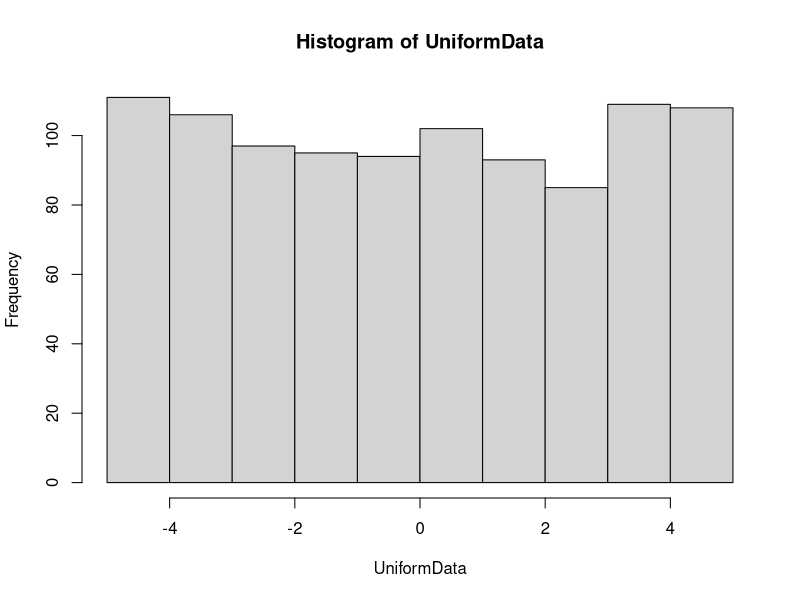
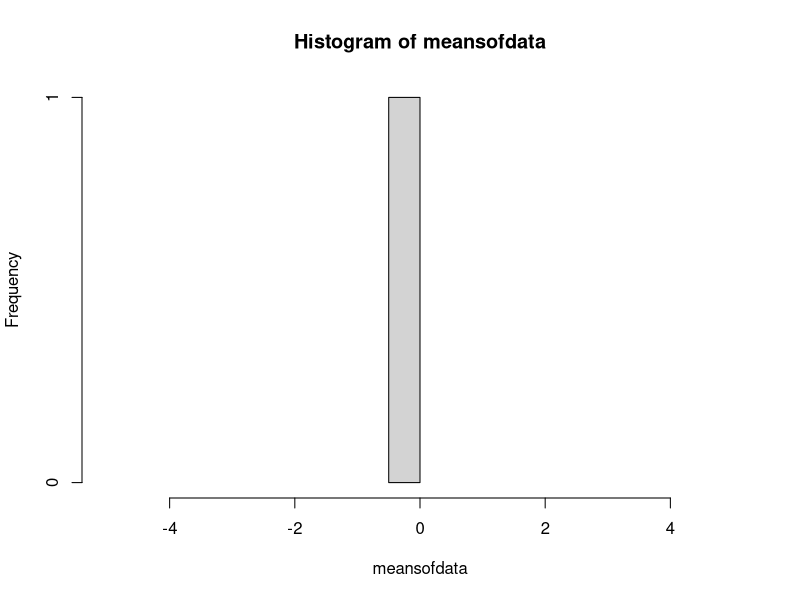
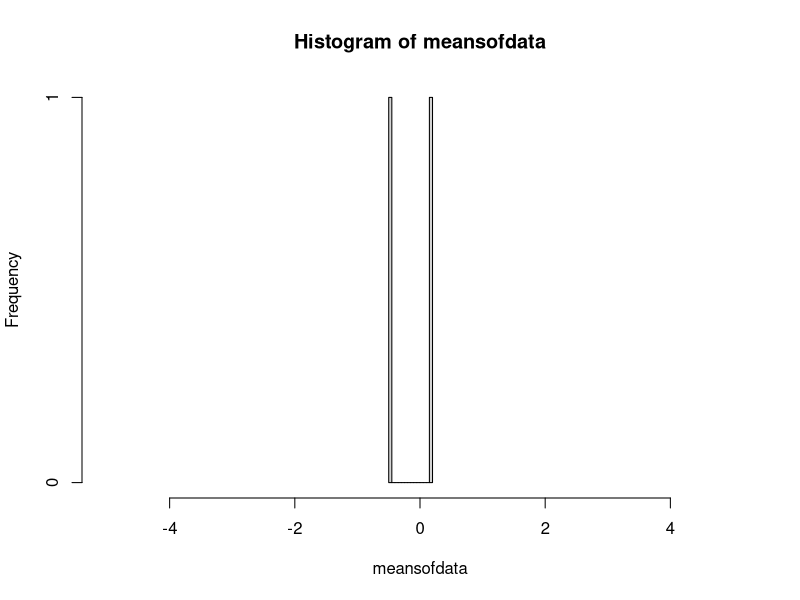
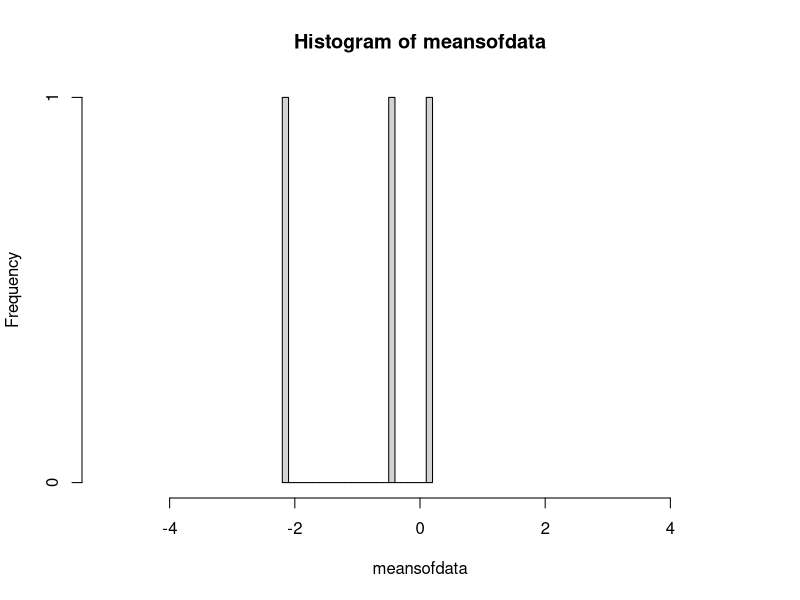
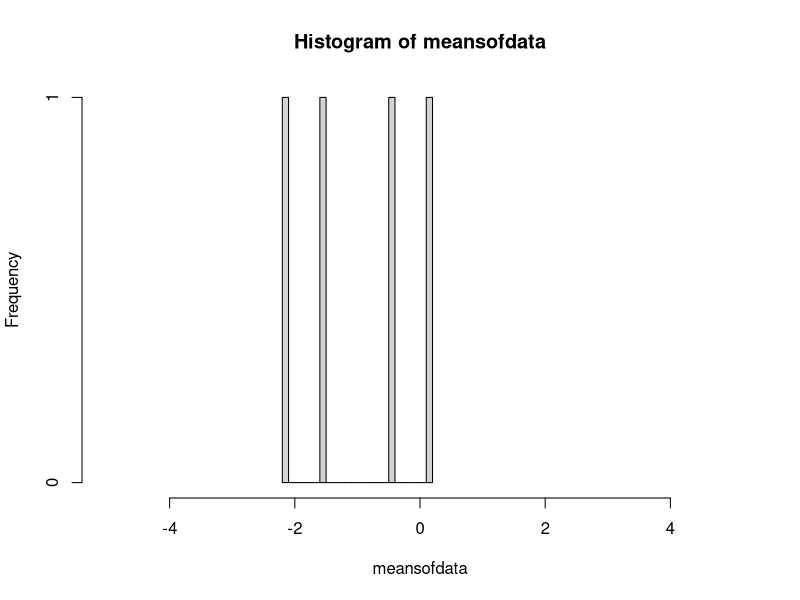
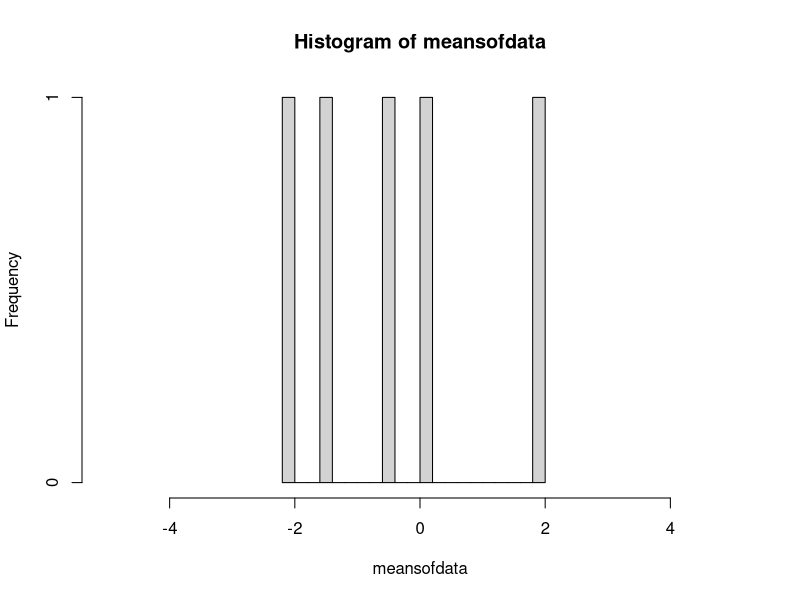
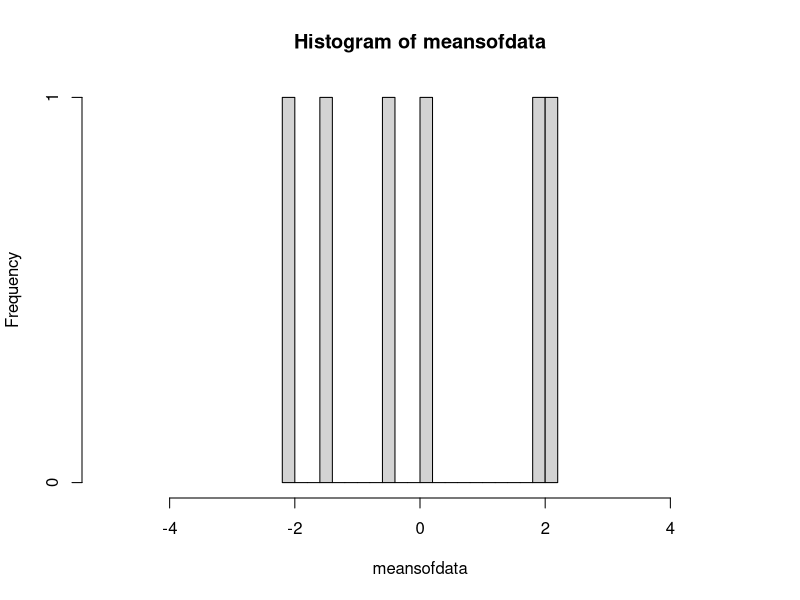
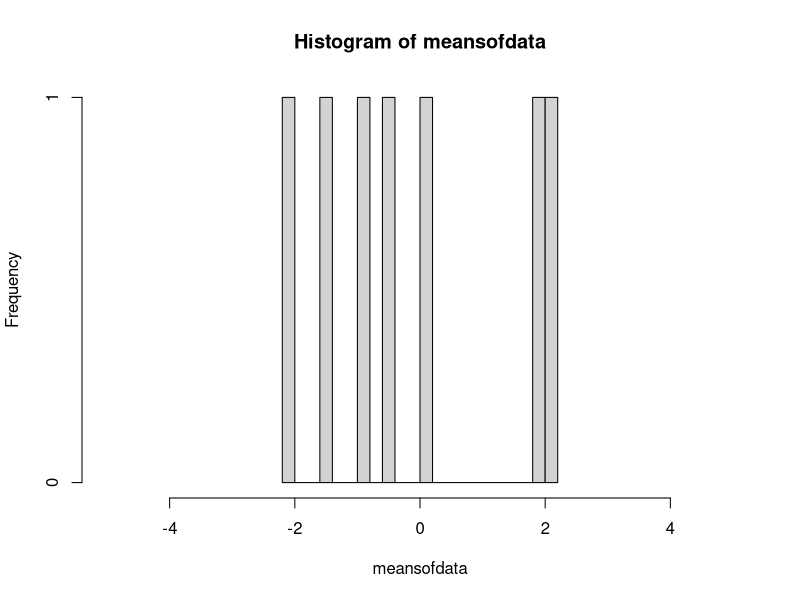

R code for these plots, in order:
###########Central Limit Theorem Visualized#################

#when every number is equally likely to be randomly drawn, we call that a uniform distribution. When you ask for a random number, what you are really asking for is a random draw from an uniform distribution bound between a min and max.

set.seed(2)
UniformData <- runif(n = 1000,min = -5,max = 5) # Let's randomly draw 1000 numbers from a uniform distribution ranging from -5 to 5. runif() is the function to draw from a uniform distribution

#What do you expect?

min(UniformData)
max(UniformData)

#What do you expect?

hist(UniformData) #looks like a rectangle!

#What do you  expect the mean to be?

mean(UniformData) #What would a distribution of means look like?

SquareData<-runif(n = 5,min = -5,max = 5) #lets start small

mean(SquareData) #I want to see what 1000 random means looks like!

meansofdata<-NA #lets use a loop, starting with an empty vector to fill

for(i in 1:1000){
  Sys.sleep(.06) #Change to speed up or slow down the demo
  SquareDataSample<-runif(n = 5,min = -5,max = 5) #exactly what we did above
  meansofdata[i]<-mean(SquareDataSample) #For each loop in 1000, calculate the mean of the random sample and add it to the vector
  hist(meansofdata,breaks = 20,xlim = c(-5,5)) #for each step in the loop, plot a histogram of the saved mean values to that point.
}

meanofmeans <- mean(meansofdata)
meanofmeans

##Don't believe me? Try it with another distribution. Any continuous distribution will work!

?rexp
?rbeta
?rnorm